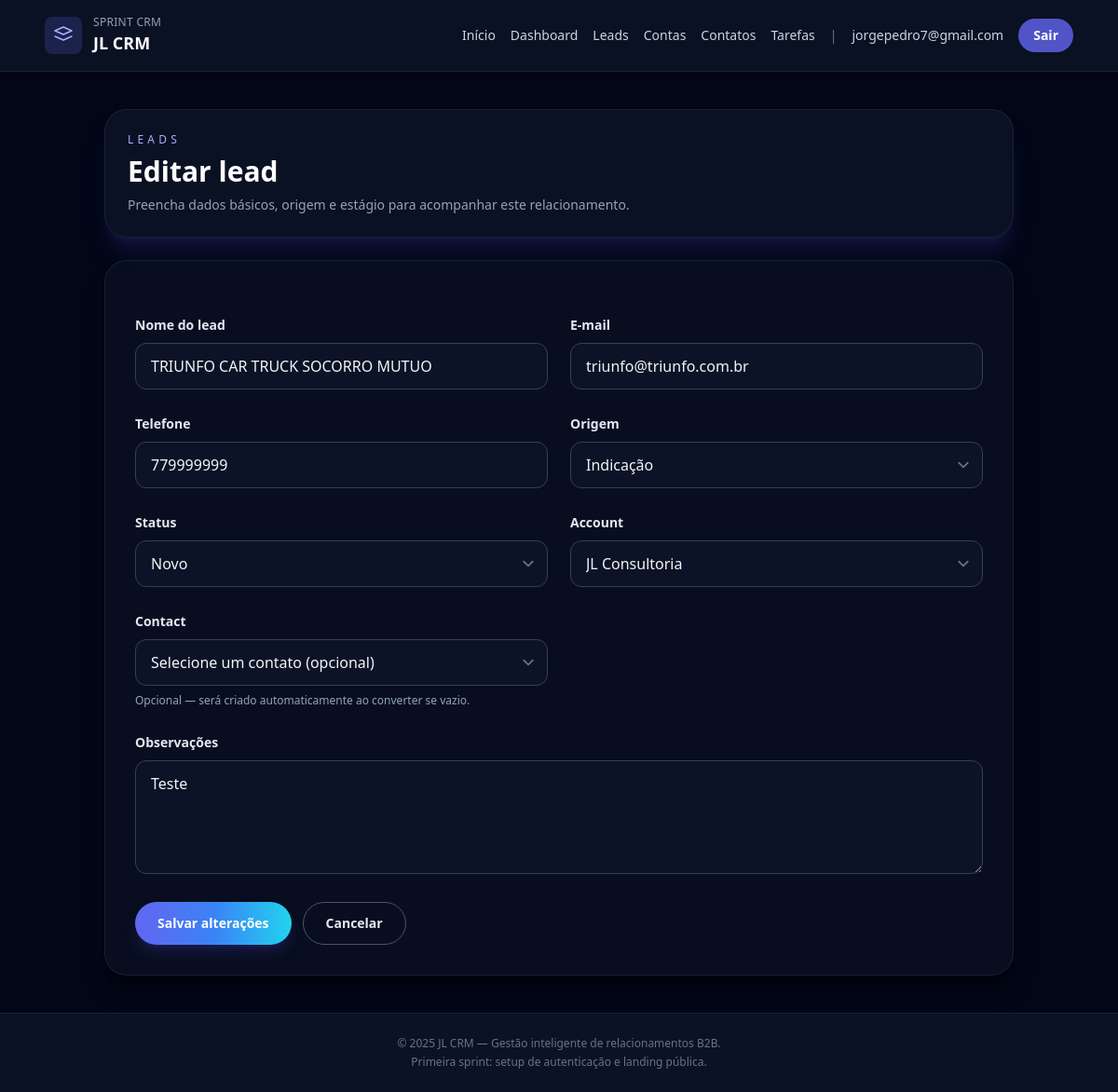
Page /leads/1/editar/ (signed in) on the committed database.
### users/models.py (models this page shows, shortened)
class User(AbstractUser):
    username = None
    email = models.EmailField('E-mail', unique=True)
    date_joined = models.DateTimeField(default=timezone.now)
    USERNAME_FIELD = 'email'
    REQUIRED_FIELDS = []
    objects = CustomUserManager()

### leads/models.py (models this page shows, shortened)
class Lead(models.Model):
    class Status(models.TextChoices):
        NEW = 'novo', 'Novo'
        QUALIFIED = 'qualificado', 'Qualificado'
        CONVERTED = 'convertido', 'Convertido'
        LOST = 'perdido', 'Perdido'
    class Source(models.TextChoices):
        INBOUND = 'inbound', 'Inbound'
        OUTBOUND = 'outbound', 'Outbound'
        REFERRAL = 'indicacao', 'Indicação'
        EVENT = 'evento', 'Evento'
        OTHER = 'outro', 'Outro'
    owner = models.ForeignKey(
        settings.AUTH_USER_MODEL,
        on_delete=models.CASCADE,
        related_name='leads',
    )
    account = models.ForeignKey(
        'accounts.Account',
        on_delete=models.SET_NULL,
        related_name='leads',
        null=True,
        blank=True,
    )
    contact = models.ForeignKey(
        'contacts.Contact',
        on_delete=models.SET_NULL,
        related_name='leads',
        null=True,
        blank=True,
    )
    name = models.CharField('Nome do lead', max_length=150)
    email = models.EmailField('E-mail')
    phone = models.CharField('Telefone', max_length=20, blank=True)
    source = models.CharField(
        'Origem',
        max_length=20,
        choices=Source.choices,
        default=Source.INBOUND,
    )
    status = models.CharField(
        'Status',
        max_length=20,
        choices=Status.choices,
        default=Status.NEW,
    )
    notes = models.TextField('Observações', blank=True)
    created_at = models.DateTimeField('Criado em', auto_now_add=True)
    updated_at = models.DateTimeField('Atualizado em', auto_now=True)
    class Meta:
        ordering = ['-created_at']
        verbose_name = 'Lead'
        verbose_name_plural = 'Leads'
        unique_together = ('owner', 'email')

### leads/views.py (the view)
# urls.py: path('<int:pk>/editar/', LeadUpdateView.as_view(), name='update'),
class LeadUpdateView(LeadFormMixin, UpdateView):
    template_name = 'leads/lead_form.html'

### accounts/models.py (called while the page is built)
    def __str__(self):
        return self.name

### contacts/models.py (called while the page is built)
    def __str__(self):
        return f'{self.name} ({self.account.name})'

### leads/views.py (called while the page is built)
    def get_queryset(self):
        return (
            Lead.objects.filter(owner=self.request.user)
            .select_related('account', 'contact')
            .order_by('-created_at')
        )

    def get_form_kwargs(self):
        kwargs = super().get_form_kwargs()
        kwargs['user'] = self.request.user
        return kwargs

### templates/leads/lead_form.html (shortened to what this page needs)
{% extends 'base.html' %}
{% block content %}
<section class="space-y-6">
    <header class="rounded-3xl border border-slate-800/70 bg-slate-900/70 p-6 shadow-xl shadow-indigo-900/30">
        <p class="text-xs uppercase tracking-[0.35em] text-indigo-300">Leads</p>
        <h1 class="mt-2 text-3xl font-semibold text-white">
            {% if form.instance.pk %}Editar lead{% else %}Novo lead{% endif %}
        </h1>
        <p class="mt-2 text-sm text-slate-400">Preencha dados básicos, origem e estágio para acompanhar este relacionamento.</p>
    </header>
    <form method="post" class="space-y-6 rounded-3xl border border-slate-800/70 bg-slate-900/50 p-8 shadow-xl shadow-black/40">
        <div class="grid gap-6 md:grid-cols-2">
            {% for field in form %}
                <div class="space-y-2 {% if field.name == 'notes' %}md:col-span-2{% endif %}">
                    <label for="{{ field.id_for_label }}" class="text-sm font-semibold text-slate-200">{{ field.label }}</label>
                    {{ field }}
                    {% if field.help_text %}
                        <p class="text-xs text-slate-400">{{ field.help_text }}</p>
                    {% endif %}
                </div>
            {% endfor %}
        </div>
        <div class="flex flex-wrap gap-3">
            <button type="submit" class="rounded-full bg-gradient-to-r from-indigo-500 via-blue-500 to-cyan-400 px-6 py-3 text-sm font-semibold text-white shadow-lg shadow-indigo-900/40 transition hover:opacity-90">
                {% if form.instance.pk %}Salvar alterações{% else %}Cadastrar lead{% endif %}
            </button>
            <a href="{% url 'leads:list' %}" class="rounded-full border border-slate-600 px-6 py-3 text-sm font-semibold text-slate-200 transition hover:border-indigo-400">Cancelar</a>
        </div>
    </form>
</section>
{% endblock %}

### templates/base.html (shortened to what this page needs)
{% load static %}
<!DOCTYPE html>
<html lang="pt-BR" class="bg-slate-950">
<head>
    <script src="https://cdn.tailwindcss.com?plugins=forms,typography" defer></script>
</head>
<body class="min-h-screen bg-slate-950 font-sans text-slate-100">
    <div class="absolute inset-0 -z-10 bg-gradient-to-br from-slate-900 via-slate-950 to-slate-900"></div>
    <div class="absolute inset-x-0 top-0 -z-10 h-96 bg-gradient-to-br from-indigo-600/30 via-blue-500/10 to-transparent blur-3xl"></div>
    <header class="border-b border-slate-800/70 bg-slate-900/70 backdrop-blur">
        <div class="mx-auto flex max-w-6xl items-center justify-between px-6 py-4">
            <a href="/" class="flex items-center gap-3">
                <span class="rounded-lg bg-indigo-500/20 p-2 text-indigo-300">
                    <svg xmlns="http://www.w3.org/2000/svg" class="h-6 w-6" fill="none" viewBox="0 0 24 24" stroke="currentColor">
                        <path stroke-linecap="round" stroke-linejoin="round" stroke-width="1.5" d="M3 7l9-4 9 4-9 4-9-4zm0 6l9 4 9-4" />
                    </svg>
                </span>
                <div>
                    <p class="text-xs uppercase tracking-wide text-slate-400">Sprint CRM</p>
                    <p class="text-lg font-semibold text-white">JL CRM</p>
                </div>
            </a>
            <nav class="flex items-center gap-4 text-sm font-medium text-slate-300">
                <a href="/" class="transition hover:text-white">Início</a>
                {% if user.is_authenticated %}
                    <a href="{% url 'dashboard' %}" class="transition hover:text-white">Dashboard</a>
                    <a href="{% url 'leads:list' %}" class="transition hover:text-white">Leads</a>
                    <a href="{% url 'accounts:list' %}" class="transition hover:text-white">Contas</a>
                    <a href="{% url 'contacts:list' %}" class="transition hover:text-white">Contatos</a>
                    <a href="{% url 'tasks:list' %}" class="transition hover:text-white">Tarefas</a>
                    <span class="hidden text-slate-500 sm:inline">|</span>
                    <span class="hidden text-sm text-slate-300 sm:inline">{{ user.email }}</span>
                    <a href="{% url 'users:logout' %}" class="rounded-full bg-indigo-500/80 px-4 py-2 text-sm font-semibold text-white transition hover:bg-indigo-400/80">Sair</a>
                {% endif %}
            </nav>
        </div>
    </header>
    <main class="relative mx-auto flex w-full max-w-5xl flex-1 flex-col px-6 py-10">
        {% block content %}{% endblock %}
    </main>
    <footer class="border-t border-slate-800/70 bg-slate-900/70 py-6 text-center text-xs text-slate-500">
        <p>© {% now 'Y' %} JL CRM — Gestão inteligente de relacionamentos B2B.</p>
        <p class="mt-1">Primeira sprint: setup de autenticação e landing pública.</p>
    </footer>
</body>
</html>

### rows in the picture
User: email "jorgepedro7@gmail.com"
Lead: form "TRIUNFO CAR TRUCK SOCORRO MUTUO" "triunfo@triunfo.com.br" "779999999" "Indicação" "Novo" "JL Consultoria" "Selecione um contato (opcional)" "Teste"

### other values in the picture
{{ field.label }} "Nome do lead" "E-mail" "Telefone" "Origem" "Status" "Account" "Contact" "Observações"
{{ field.help_text }} "Opcional — será criado automaticamente ao converter se vazio."
